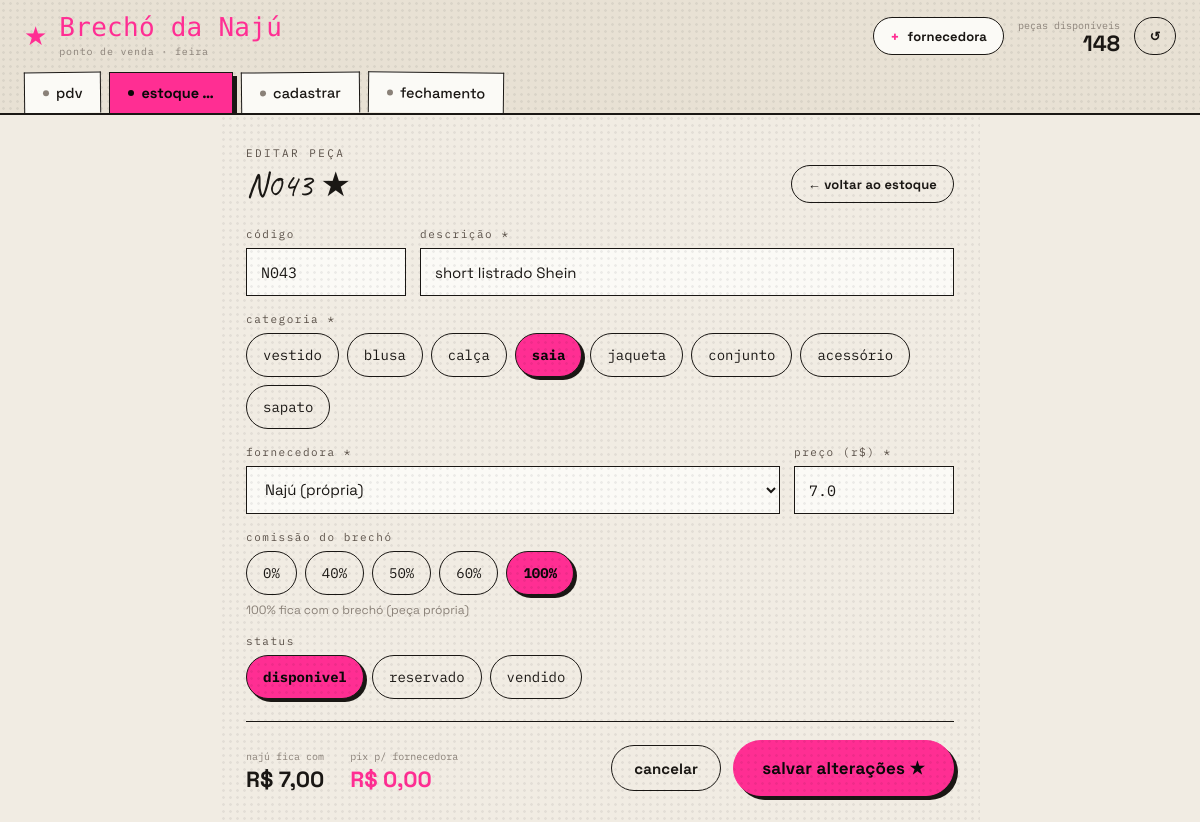
The page /pecas/131/editar on the database its author committed.
### models.py (models this page shows, shortened)
class Peca(db.Model):
    __tablename__ = "pecas"
    id = db.Column(db.Integer, primary_key=True)
    codigo = db.Column(db.String(24), unique=True, nullable=False)
    descricao = db.Column(db.String(240), nullable=False)
    categoria = db.Column(db.String(40), nullable=False)
    fornecedora_id = db.Column(db.Integer, db.ForeignKey("fornecedoras.id"), nullable=False)
    comissao_pct = db.Column(db.Integer, default=40)
    preco = db.Column(db.Float, nullable=False)
    status = db.Column(db.String(16), default="disponivel")
    vendido_em = db.Column(db.DateTime, nullable=True)

### app.py (the view, shortened to what this page needs)
    @app.route("/pecas/<int:peca_id>/editar", methods=["GET", "POST"])
    def editar(peca_id):
        p = db.session.get(Peca, peca_id)
        if p is None:
            abort(404)
        return render_template(
            "editar.html", peca=p,
            fornecedoras=Fornecedora.query.all(),
            categorias=CATEGORIAS, preco_arara=PRECO_ARARA,
            active="estoque",
        )

### app.py (called while the page is built)
def create_app():
    app = Flask(__name__)
    app.config["SECRET_KEY"] = "brecho-naju-2025"
    app.config["SQLALCHEMY_DATABASE_URI"] = (
        "sqlite:///" + os.path.join(BASE_DIR, "brecho.db")
    )
    app.config["SQLALCHEMY_TRACK_MODIFICATIONS"] = False
    db.init_app(app)
    app.jinja_env.filters["brl"] = fmt_brl
    with app.app_context():
        db.create_all()
        from seed import seed
        seed()
    @app.context_processor
    def _globals():
        try:
            return {"disponiveis": Peca.query.filter_by(status="disponivel").count()}
        except Exception:
            return {"disponiveis": 0}
    register_routes(app)
    return app

### templates/editar.html (shortened to what this page needs)
{% extends "base.html" %}
{% block content %}
<div class="wrap" style="max-width:760px">
  <div style="display:flex;align-items:flex-end;justify-content:space-between;flex-wrap:wrap;gap:12px">
    <div>
      <span class="eyebrow">editar peça</span>
      <div class="script" style="font-size:34px;margin-top:4px">{{ peca.codigo }} ★</div>
    </div>
    <a class="btn btn-ghost btn-sm" href="{{ url_for('estoque') }}">← voltar ao estoque</a>
  </div>
  <form method="post" action="{{ url_for('editar', peca_id=peca.id) }}" style="margin-top:24px">
    <div style="display:flex;flex-direction:column;gap:16px">
      <div style="display:grid;grid-template-columns:160px 1fr;gap:14px">
        <div class="field">
          <label class="flabel">código</label>
          <input class="input mono" name="codigo" value="{{ peca.codigo }}"/>
        </div>
        <div class="field">
          <label class="flabel">descrição *</label>
          <input class="input" name="descricao" value="{{ peca.descricao }}" required/>
        </div>
      </div>
      <div class="field">
        <label class="flabel">categoria *</label>
        <div class="chips">
          {% for c in categorias %}
            <button type="button" class="chip {{ 'on' if peca.categoria==c }}"
                    data-val="{{ c }}" onclick="pickCat(this,'{{ c }}')">{{ c }}</button>
          {% endfor %}
        </div>
      </div>
      <div style="display:grid;grid-template-columns:1fr 160px;gap:14px">
        <div class="field">
          <label class="flabel">fornecedora *</label>
          <select class="select" name="fornecedora" id="fornecedora" onchange="onForn()">
            {% for f in fornecedoras %}
              <option value="{{ f.id }}" data-com="{{ f.comissao_padrao }}"
                      {{ 'selected' if f.id==peca.fornecedora_id }}>{{ f.nome }}</option>
            {% endfor %}
          </select>
        </div>
        <div class="field">
          <label class="flabel">preço (R$) *</label>
          <input class="input mono" name="preco" id="preco"
                 value="{{ peca.preco }}" inputmode="decimal" oninput="recalc()"/>
        </div>
      </div>
      <div class="field">
        <label class="flabel">comissão do brechó</label>
        <div class="chips" id="com-chips">
          {% for c in [0, 40, 50, 60, 100] %}
            <button type="button" class="chip {{ 'on' if peca.comissao_pct==c }}"
                    data-val="{{ c }}" onclick="pickCom(this,{{ c }})">{{ c }}%</button>
          {% endfor %}
        </div>
        <span class="fhint" id="com-hint"></span>
      </div>
      <div class="field">
        <label class="flabel">status</label>
        <div class="chips">
          {% for s in ['disponivel', 'reservado', 'vendido'] %}
            <button type="button" class="chip {{ 'on' if peca.status==s }}"
                    data-val="{{ s }}" onclick="pickStatus(this,'{{ s }}')">{{ s }}</button>
          {% endfor %}
        </div>
      </div>
    </div>
    <div style="margin-top:22px;border-top:1.5px solid var(--line);padding-top:18px;
                display:flex;align-items:center;justify-content:space-between;flex-wrap:wrap;gap:16px">
      <div style="display:flex;gap:26px;flex-wrap:wrap">
        <div>
          <span class="mono" style="font-size:10px;color:var(--ink3)">najú fica com</span>
          <div style="font-weight:700;font-size:22px" id="prev-naju">—</div>
        </div>
        <div>
          <span class="mono" style="font-size:10px;color:var(--ink3)">pix p/ fornecedora</span>
          <div style="font-weight:700;font-size:22px;color:var(--pink)" id="prev-forn">—</div>
        </div>
      </div>
      <div style="display:flex;gap:12px;align-items:center">
        <a class="btn btn-ghost" href="{{ url_for('estoque') }}">cancelar</a>
        <button class="btn btn-pink btn-lg" type="submit">salvar alterações ★</button>
      </div>
    </div>
  </form>
</div>
{% endblock %}

### static/css/style.css (style rules this page uses)
:root { --black: #0A0808; --ink: #1A1714; --cream: #F1ECE3; --paper2: #E8E1D4; --card: #FBFAF6; --pink: #FF2E93; --lime: #C9FF3D; --blue: #3D8BFF; --rust: #D9322F; --ink2: #5a5048; --ink3: #8a8178; --line: #1A1714; --zebra: #F6F2EA; --display: "Monoton", cursive; --mono: "Major Mono Display", "IBM Plex Mono", monospace; --code: "IBM Plex Mono", monospace; --script: "Caveat", cursive; --body: "Space Grotesk", system-ui, sans-serif; }
* { box-sizing: border-box; }
html, body { margin: 0; padding: 0; background: var(--ink); font-family: var(--body); color: var(--ink); -webkit-font-smoothing: antialiased; }
a { color: inherit; text-decoration: none; }
button { font-family: var(--body); }
.wrap { max-width: 1040px; margin: 0 auto; padding: 26px; position: relative; }
.btn { appearance: none; cursor: pointer; display: inline-flex; align-items: center; justify-content: center; gap: 8px; border-radius: 999px; border: 1.5px solid var(--line); font-family: var(--body); font-weight: 700; letter-spacing: 0.01em; padding: 0 22px; height: 46px; font-size: 15px; background: var(--card); color: var(--ink); transition: transform .08s; }
.btn-pink { background: var(--pink); color: var(--black); border-color: var(--pink); box-shadow: 4px 4px 0 var(--ink); }
.btn-ghost { background: transparent; }
.btn-lg { height: 56px; font-size: 17px; padding: 0 28px; }
.btn-sm { height: 38px; font-size: 13px; padding: 0 16px; }
.eyebrow { font-family: var(--code); font-size: 11px; letter-spacing: 0.22em; text-transform: uppercase; color: var(--ink2); }
.script { font-family: var(--script); color: var(--ink); line-height: 1.1; }
.mono { font-family: var(--code); }
.input, .select { width: 100%; height: 48px; padding: 0 14px; border: 1.5px solid var(--line); background: var(--card); color: var(--ink); font-family: var(--body); font-size: 15px; outline: none; }
.input.mono { font-family: var(--code); }
.field { display: flex; flex-direction: column; gap: 7px; }
.field .flabel { font-family: var(--code); font-size: 11px; letter-spacing: 0.14em; text-transform: lowercase; color: var(--ink2); }
.field .fhint { font-size: 12px; color: var(--ink3); }
.chips { display: flex; gap: 8px; flex-wrap: wrap; }
.chip { appearance: none; cursor: pointer; min-height: 44px; padding: 0 16px; border: 1.5px solid var(--line); border-radius: 999px; background: transparent; color: var(--ink); font-family: var(--code); font-size: 14px; }
.chip.on { background: var(--pink); color: var(--black); font-weight: 700; box-shadow: 3px 3px 0 var(--ink); }

### rows shown on the page
Peca: codigo "N043", descricao "short listrado Shein", preco "7.0"

### other values the page prints
{{ disponiveis }} "148"
{{ c }} "vestido" "blusa" "calça" "saia" "jaqueta" "conjunto" "acessório" "sapato"
{{ c }} "0" "40" "50" "60" "100"
{{ s }} "disponivel" "reservado" "vendido"
form field fornecedora "Najú (própria)"
